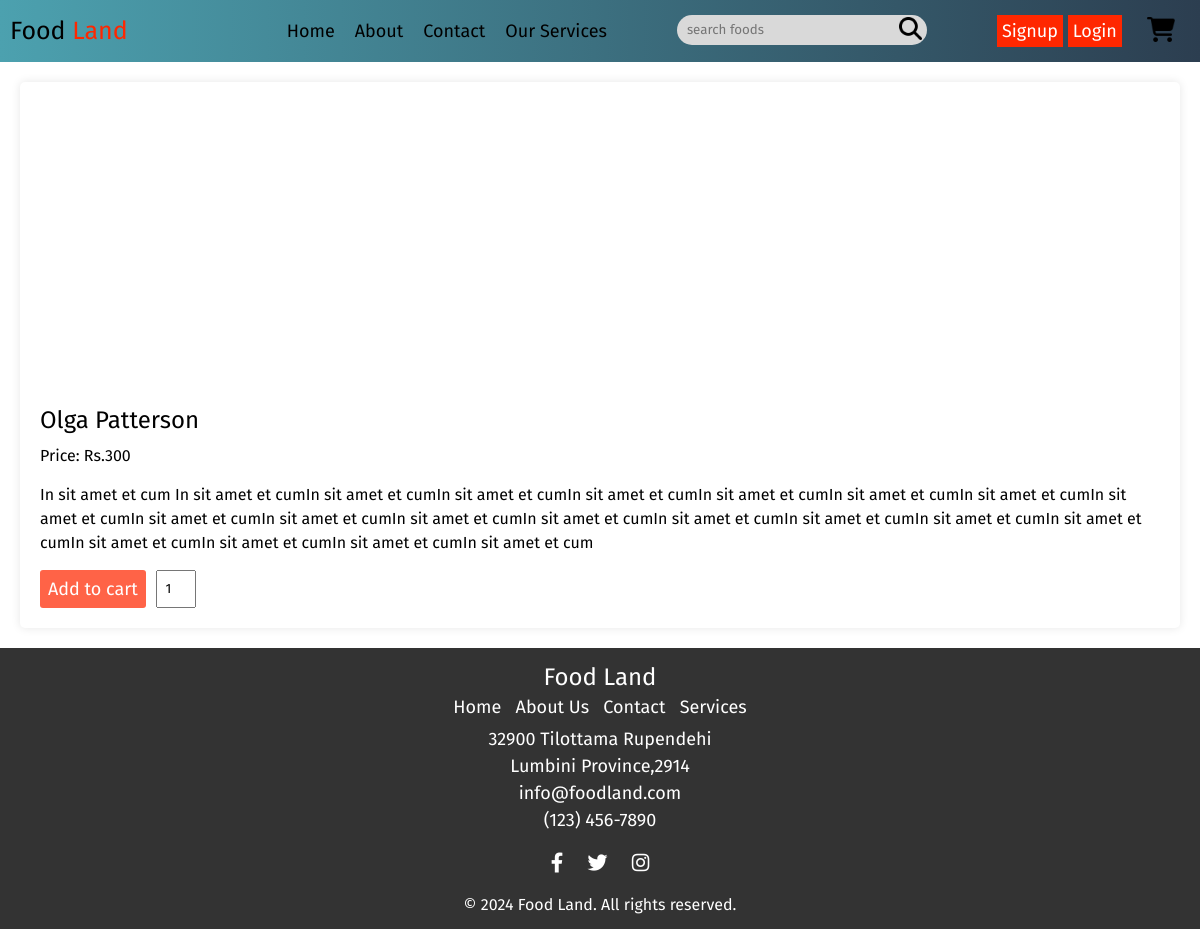
The app's page /pages/singleproduct.php?productId=adf08299-0644-11ef-8c37-98e74305e27c with its own data.
### tables this page shows
CREATE TABLE `products` (
  `id` varchar(100) NOT NULL DEFAULT uuid(),
  `name` varchar(100) NOT NULL,
  `price` int(10) NOT NULL,
  `image` varchar(100) NOT NULL,
  `description` varchar(500) DEFAULT NULL,
  `categoryID` varchar(100) DEFAULT NULL
);

### pages/singleproduct.php (the view, shortened to what this page needs)
<?php
    if (isset($_GET['productId'])) {
        $pid = $_GET['productId'];
    }
?>
<!DOCTYPE html>
<html lang="en">
<head>
   <link rel="stylesheet" href="https://unpkg.com/swiper@8/swiper-bundle.min.css" />
   <link rel="stylesheet" href="https://cdnjs.cloudflare.com/ajax/libs/font-awesome/6.1.1/css/all.min.css">
</head>
<body>
   <?php include("../components/navbar.php"); ?>
   <section class="quick-view">
    <div class="prod">
        <?php
            $select_product = mysqli_query($conn, "SELECT * FROM `products` WHERE id = '$pid'");
            if (mysqli_num_rows($select_product) > 0) {
                $product = mysqli_fetch_assoc($select_product);
        ?>
                <form class="product_cart"   method="post">
                    <div class="product-details">
                        <div class="product">
                        </div>
                        <div class="image">
                        <h2><?= $product['name']; ?></h2>
                        <p>Price: Rs.<?= $product['price']; ?></p>
                        <p><?= $product['description']; ?></p>
                        <div style="display:flex">
                        <button type="submit" name="submit" class="order-btn order">Add to cart</button>
                        <input type="number" name="number" id="numberInput" style="width:40px; margin-left:10px;text-align:center;" value="1" onchange="validateInput()">
                        </div>
                        </div>
                    </div>
                </form>
            <?php
            } else {
                echo '<p>No product found!</p>';
            }
            ?>
</div>
    </section>
   <?php include '../components/footer.php'; ?>
</body>
</html>

### components/navbar.php (style rules this page uses)
* { margin: 0; padding: 0; box-sizing: border-box; font-family: "Fira Sans", sans-serif; font-weight: 400; font-style: normal; }

### pages/singleproduct.php (style rules this page uses)
body { font-family: 'Inika', sans-serif; margin: 0; padding: 0; }
.order { cursor: pointer; font-size: 18px; color: white; border: none; padding: 8px; border-radius: 3px; outline: none; background-color: #ff6347; }
.product_cart { margin: 0 auto; }
.quick-view { max-width: 1200px; margin: 0 auto; display:flex; flex-direction:column; padding: 20px; }
.product-details { background-color: #fff; border-radius: 5px; box-shadow: 0 0 10px rgba(0, 0, 0, 0.1); padding: 20px; margin: 0 auto; }
.product-details h2 { font-size: 24px; margin-bottom: 10px; }
.product-details p { font-size: 16px; line-height: 1.5; margin-bottom: 15px; }

### components/footer.php (style rules this page uses)
body { font-family: Arial, sans-serif; margin: 0; padding: 0; }

### records on screen
products: name "Olga Patterson", price "300", description "In sit amet et cum In sit amet et cumIn sit amet et cumIn sit amet et cumIn sit amet et cumIn sit amet et cumIn sit amet et cumIn sit amet et cumIn sit amet et cumIn sit amet et cumIn sit amet et cumIn sit amet et cumIn sit amet et cumIn sit amet et cumIn sit amet et cumIn sit amet et cumIn sit amet et cumIn sit amet et cumIn sit amet et cumIn sit amet et cumIn sit amet et cum"
